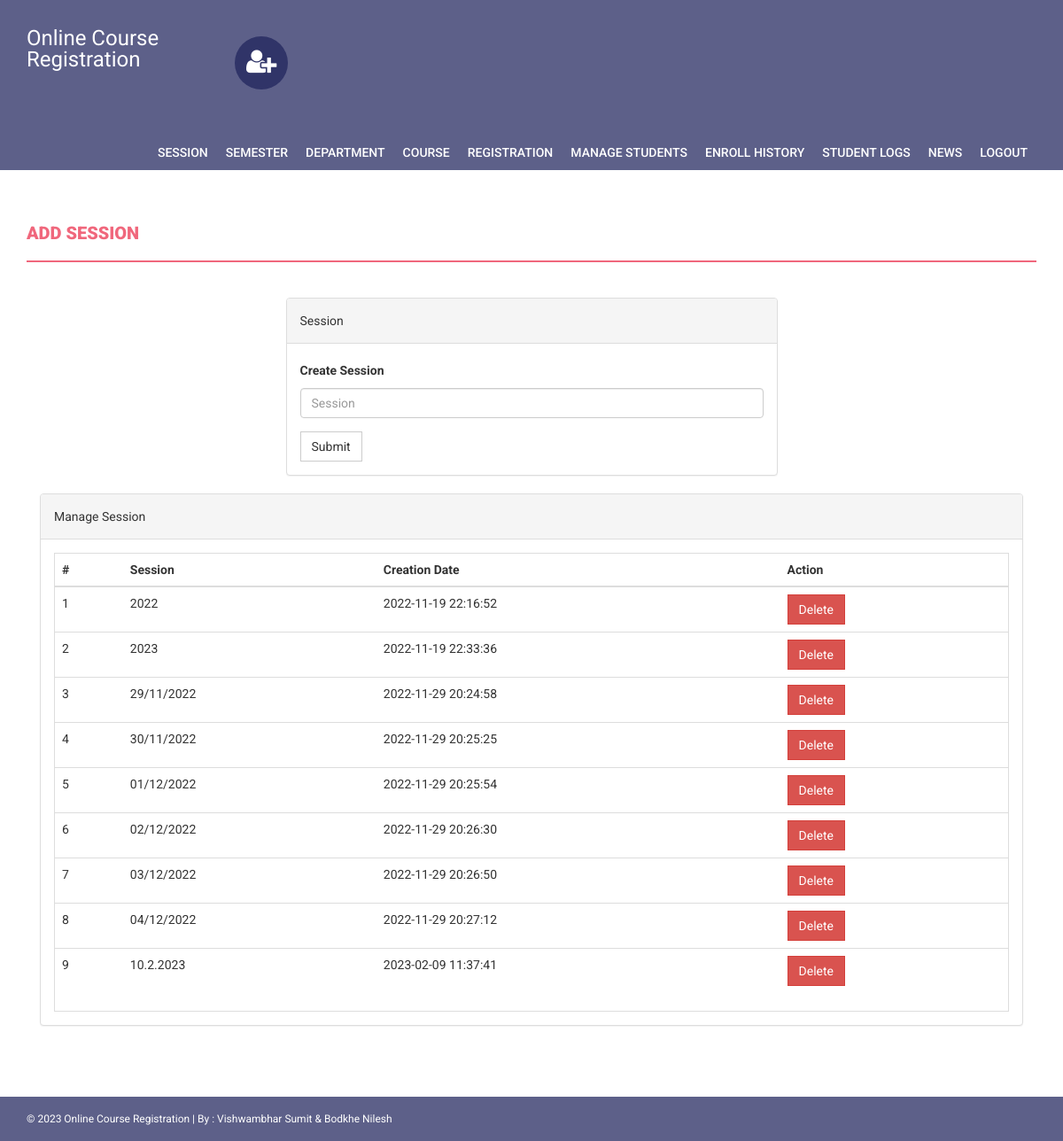
The app's page /onlinecourse/admin/session.php (signed in) with its own data.
### tables this page shows
CREATE TABLE IF NOT EXISTS `session` (
  `id` int(11) NOT NULL AUTO_INCREMENT,
  `session` varchar(255) DEFAULT NULL,
  `creationDate` timestamp NULL DEFAULT CURRENT_TIMESTAMP,
  PRIMARY KEY (`id`)
);

### onlinecourse/admin/session.php (the view, shortened to what this page needs)
<?php
if(strlen($_SESSION['alogin'])==0)
    {
header('location:index.php');
}
else{
?>
<!DOCTYPE html>
<html xmlns="http://www.w3.org/1999/xhtml">
<head>
    <link href="../assets/css/bootstrap.css" rel="stylesheet" />
    <link href="../assets/css/font-awesome.css" rel="stylesheet" />
    <link href="../assets/css/style.css" rel="stylesheet" />
</head>
<body>
<?php include('includes/header.php');?>
<?php if($_SESSION['alogin']!="")
{
 include('includes/menubar.php');
}
 ?>
    <div class="content-wrapper">
        <div class="container">
              <div class="row">
                    <div class="col-md-12">
                        <h1 class="page-head-line">Add session  </h1>
                    </div>
                </div>
                <div class="row" >
                  <div class="col-md-3"></div>
                    <div class="col-md-6">
                        <div class="panel panel-default">
                        <div class="panel-heading">
                           Session
                        </div>
                        <div class="panel-body">
                       <form name="session" method="post">
   <div class="form-group">
    <label for="session">Create Session </label>
    <input type="text" class="form-control" id="sesssion" name="sesssion" placeholder="Session" />
  </div>
 <button type="submit" name="submit" class="btn btn-default">Submit</button>
</form>
                            </div>
                            </div>
                    </div>
                </div>
                <div class="col-md-12">
                    <div class="panel panel-default">
                        <div class="panel-heading">
                            Manage Session
                        </div>
                        <div class="panel-body">
                            <div class="table-responsive table-bordered">
                                <table class="table">
                                    <thead>
                                        <tr>
                                            <th>#</th>
                                            <th>Session</th>
                                            <th>Creation Date</th>
                                            <th>Action</th>
                                        </tr>
                                    </thead>
                                    <tbody>
<?php
$sql=mysqli_query($con,"select * from session");
$cnt=1;
while($row=mysqli_fetch_array($sql))
{
?>
                                        <tr>
                                            <td><?php echo $cnt;?></td>
                                            <td><?php echo htmlentities($row['session']);?></td>
                                            <td><?php echo htmlentities($row['creationDate']);?></td>
                                            <td>
  <a href="session.php?id=<?php echo $row['id']?>&del=delete" onClick="return confirm('Are you sure you want to delete?')">
                                            <button class="btn btn-danger">Delete</button>
</a>
                                            </td>
                                        </tr>
<?php
$cnt++;
} ?>
                                    </tbody>
                                </table>
                            </div>
                        </div>
                    </div>
                </div>
            </div>
        </div>
  <?php include('includes/footer.php');?>
</body>
</html>
<?php } ?>

### onlinecourse/assets/css/style.css (style rules this page uses)
body { font-family: 'Roboto', sans-serif; line-height: 30px; }
.content-wrapper { margin-top: 40px; min-height: 600px; padding-bottom: 60px; }
.page-head-line { font-weight: 900; padding-bottom: 20px; border-bottom: 2px solid #F0677C; text-transform: uppercase; color: #F0677C; font-size: 20px; margin-bottom: 40px; }
.btn { border-radius: 0px; -webkit-border-radius: 0px; -moz-border-radius: 0px; }

### records on screen
session: session "2022", creationDate "2022-11-19 22:16:52"
session: session "2023", creationDate "2022-11-19 22:33:36"
session: session "29/11/2022", creationDate "2022-11-29 20:24:58"
session: session "30/11/2022", creationDate "2022-11-29 20:25:25"
session: session "01/12/2022", creationDate "2022-11-29 20:25:54"
session: session "02/12/2022", creationDate "2022-11-29 20:26:30"
session: session "03/12/2022", creationDate "2022-11-29 20:26:50"
session: session "04/12/2022", creationDate "2022-11-29 20:27:12"
session: session "10.2.2023", creationDate "2023-02-09 11:37:41"
